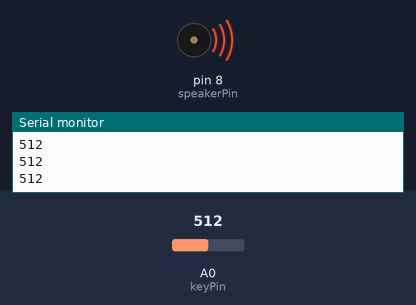
A sketch run on a simulated Arduino Uno, built with avr-gcc and run on an emulated ATmega328P. On the bench: buzzer (waves = sounding), the last lines printed to the serial monitor. The test bench sets the inputs (shaded band); at power-on: A0 (keyPin) = 512.

Above: at 1.2 s.
1.3 s: A0 (keyPin) set to 497
At 1.7 s:
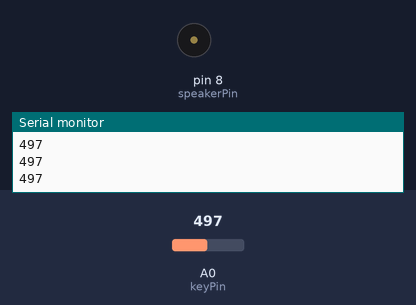
2.8 s: A0 (keyPin) set to 511
At 4.0 s:
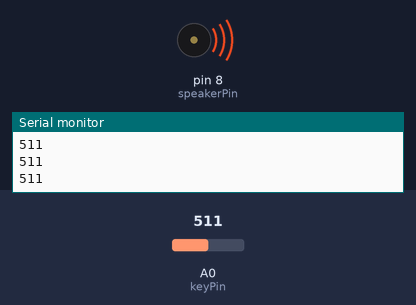
4.3 s: A0 (keyPin) set to 495
At 5.2 s:
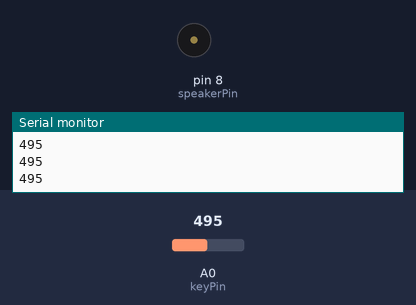
Timing chart, 0 to 7.3 s (numbered marks = the images above; inputs shaded):
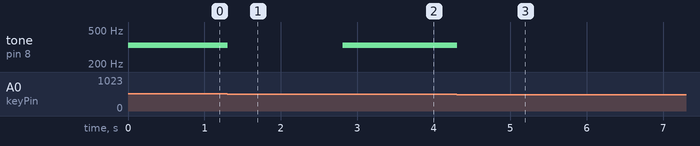

Measured:
- the behaviour switches between 505 and 504 on A0 (keyPin) (found by bisection; images 0 and 1)
- after the input at 1.3 s, tone on pin 8 (speakerPin): 330 Hz → silent at once
- after the input at 2.8 s, tone on pin 8 (speakerPin): silent → 330 Hz at once
- after the input at 4.3 s, tone on pin 8 (speakerPin): 330 Hz → silent at once

The sketch:

keyboard_instrument.ino
```cpp
/*
 * Keyboard Instrument
 * (Project 7 from the Ardunio Projects Book)
 *
 * Buttons and resistor are wired up in parallel
 * to create a "resistor ladder". Pressing a button can be thought of
 * as "adding another parallel resistor" to the circuit.  Due to Ohm's
 * Law V=IR,  The voltage will decrease across the circuit, and the
 * value in A0 will decrease.
 *
 * Pins
 *  8: piezo speaker
 * A0: variable voltage used to determine pitch
 *
 */

const int keyPin = A0;
const int speakerPin = 8;

int notes[] = {262, 294, 330, 392};

int keyVal = 0;

void setup()
{
        Serial.begin(9600);
}

void loop()
{
        keyVal = analogRead(keyPin);
        Serial.println(keyVal);
        handleSpeaker();
}

void handleSpeaker()
{
        if (keyVal == 1023) {
                tone(speakerPin, notes[0]);
        }
        else if ((keyVal >= 990) && (keyVal <= 1010)) {
                tone(speakerPin, notes[1]);
        }
        else if ((keyVal >= 505) && (keyVal <= 515)) {
                tone(speakerPin, notes[2]);
        }
        else if ((keyVal >= 1) && (keyVal <= 30)) {
                tone(speakerPin, notes[3]);
        }
        else {
                noTone(speakerPin);
        }
}
```
